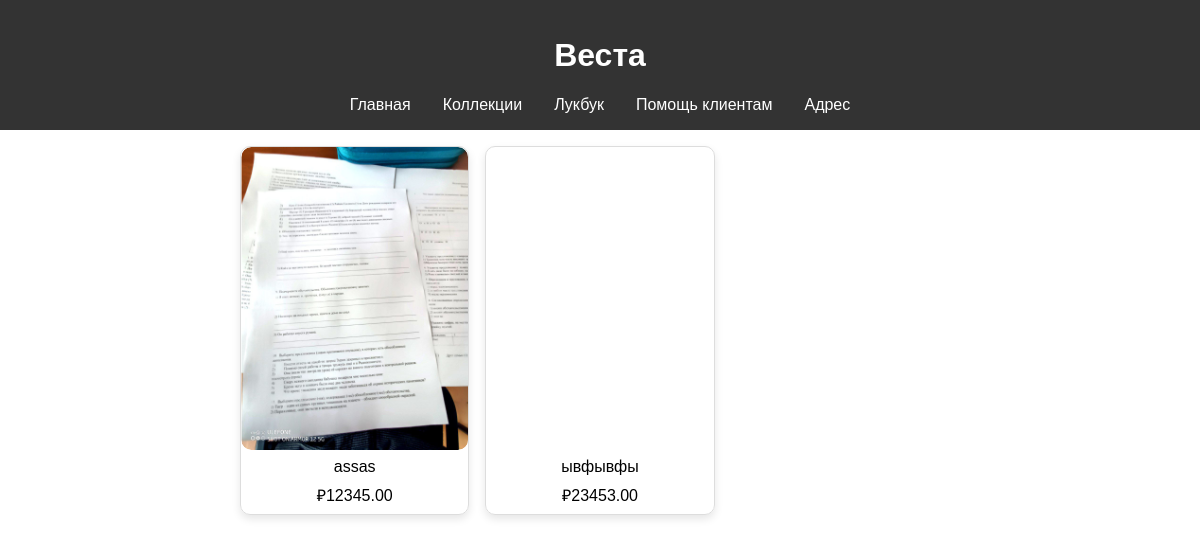
The app's page /, older data.
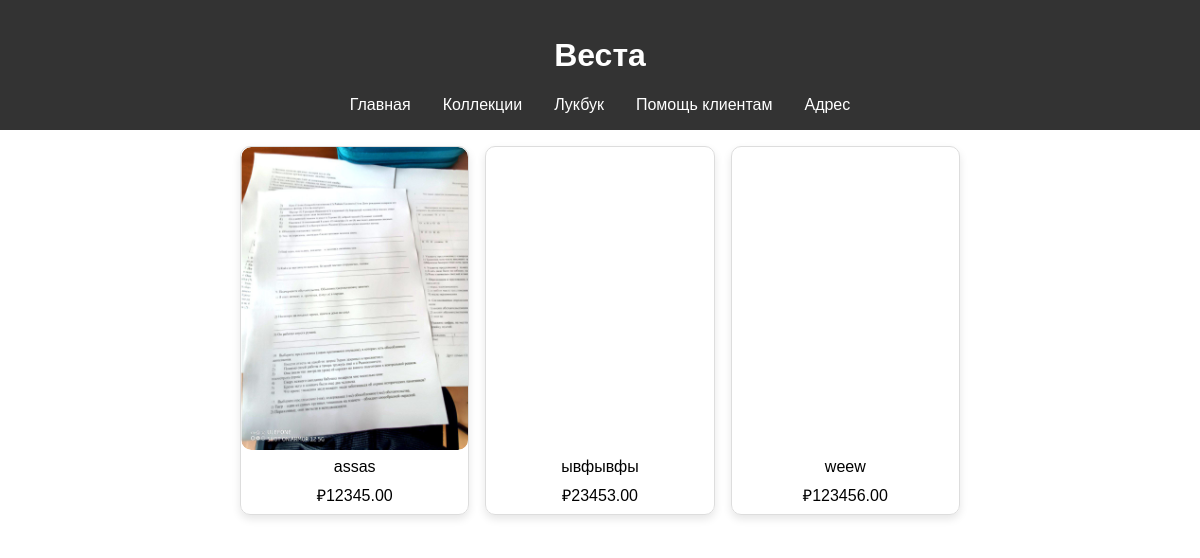
The same page, newer data.
### shop/models.py (models this page shows, shortened)
class ProductImage(models.Model):
    product = models.ForeignKey(Product, related_name='images', on_delete=models.CASCADE)
    image = models.ImageField(upload_to='product_images/')
    alt_text = models.CharField(max_length=255, blank=True, null=True)

class Product(models.Model):
    name = models.CharField(max_length=255)
    description = models.TextField()
    price = models.DecimalField(max_digits=10, decimal_places=2)
    created_at = models.DateTimeField(auto_now_add=True)
    updated_at = models.DateTimeField(auto_now=True)

### shop/views.py (the view)
# urls.py: path('', product_list, name='product_list'),
def product_list(request):
    products = Product.objects.prefetch_related('images').all()
    return render(request, 'shop/tt.html', {'products': products})

### shop/templates/shop/tt.html (shortened to what this page needs)
{%load static%}
<!DOCTYPE html>
<html lang="ru">
<head>
    <link rel="stylesheet" href="{% static 'shop\product_list\css\index.css' %}">
</head>
<body>
    {%block content%}
    <header>
        <h1>Веста</h1>
        <nav id="navbar">
            <ul>
                <li><a href="#">Главная</a></li>
                <li><a href="#">Коллекции</a></li>
                <li><a href="#">Лукбук</a></li>
                <li><a href="#">Помощь клиентам</a></li>
                <li><a href="#">Адрес</a></li>
            </ul>
        </nav>
    </header>
    <div class="container">
        <section class="products-grid">
            {% for product in products %}
            <a href="products/{{product.id}}/" class="link-container">
                <div class="product">
                    <div class="product-image" onmouseover="startSlideshow(this)" onmouseout="stopSlideshow(this)">
                        {% for image in product.images.all %}
                        <img id="{% if not forloop.first %}hide{% endif %}" src="{{ image.image.url }}" class="{% if not forloop.first %}hidden{% endif %}" alt="{{ product.name }}"> {% endfor %}
                    </div>
                    <p>{{product.name}}</p>
                    <p>₽{{product.price}}</p>
                </div>
            </a>
            {%endfor%}
        </section>
    </div>
    {%endblock%}
</body>
</html>

### static/shop/product_list/css/index.css (style rules this page uses)
body { font-family: Arial, sans-serif; margin: 0; padding: 0; box-sizing: border-box; overflow-x: hidden; background-color: EDEAE4; justify-content: center; }
header { background-color: #333; color: #fff; padding: 1em; text-align: center; position: relative; }
nav { position: fixed; top: 0; left: -400px; width: 250px; height: 100%; background-color: #444; color: #fff; display: flex; flex-direction: column; justify-content: center; padding: 2em; transition: left 0.3s ease; z-index: 999; }
nav ul { list-style-type: none; margin: 0; padding: 0; }
nav ul li { margin: 1em 0; }
nav ul li a { color: #fff; text-decoration: none; font-size: 1.5em; }
.container { padding: 1em; background-color: rgba(255, 255, 255, 0.4); }
.products-grid { display: grid; grid-template-columns: 1fr; gap: 1em; }
.product { border: 1px solid #ddd; border-radius: 2vw; text-align: center; }
.product img { max-width: 100%; height: auto; border-radius: 2vw; }
.product p { margin: 0.5em 0; }
@media (min-width: 425px) { .container { width: 80%; margin: auto; } }
@media (min-width: 425px) { .products-grid { grid-template-columns: repeat(2, 1fr); } }
@media (min-width: 425px) { .product { border-radius: 10px; box-shadow: 0 4px 8px rgba(0, 0, 0, 0.1); } }
@media (min-width: 425px) { .product img { border-radius: 10px; top: 50%; left: 50%; } }
@media (min-width: 425px) { .product-image { width: auto; padding-top: calc(100% * 4 / 3); position: relative; overflow: hidden; display: block; border-radius: 10px; } }
@media (min-width: 425px) { .product-image img { width: 100%; height: 100%; display: block; position: absolute; top: 0; left: 50%; transform: translateX(-50%); object-fit: cover; opacity: 1; transition: opacity 0.5s ease-in-out; border-radius: 10px; } }
@media (min-width: 768px) { .container { width: 60%; margin: auto; } }
@media (min-width: 768px) { nav { position: static; width: auto; height: auto; background-color: transparent; padding: 0; display: block; } }
@media (min-width: 768px) { nav ul { display: flex; flex-direction: row; justify-content: center; align-items: center; } }
@media (min-width: 768px) { nav ul li { margin: 0 1em; } }
@media (min-width: 768px) { nav ul li a { color: #fff; font-size: 1em; } }
@media (min-width: 1024px) { .products-grid { grid-template-columns: repeat(3, 1fr); } }
.link-container { text-decoration: none; display: block; color: black; }

Row changes from the older to the newer data that the page shows:
added Product: name "weew", price "123456.00"
